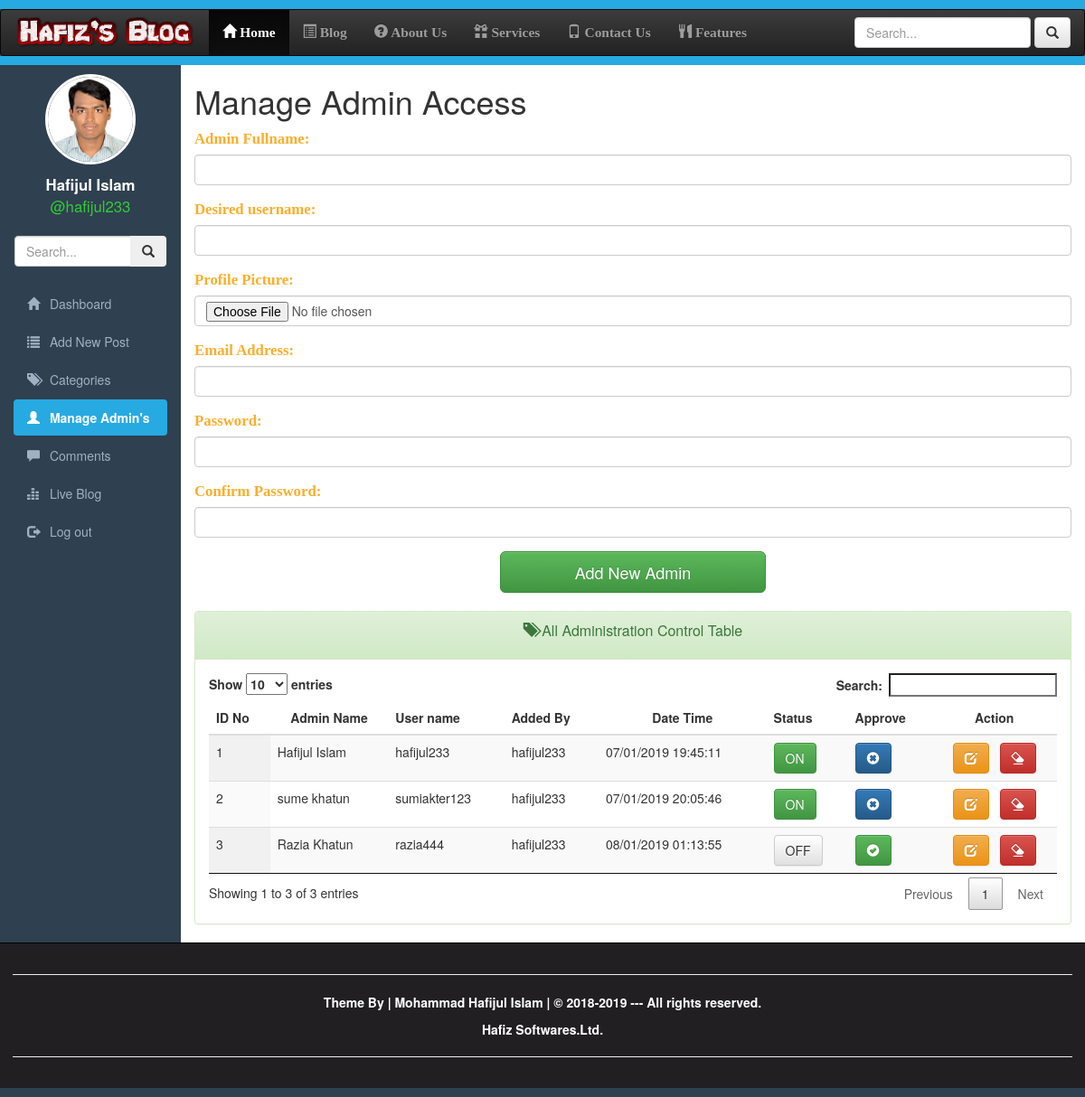
The page /manageadmin.php (signed in) on the database its author committed.
### tables this page shows
CREATE TABLE `userprofiles` (
  `id` int(10) UNSIGNED NOT NULL,
  `fullnames` varchar(255) NOT NULL DEFAULT '',
  `username` varchar(255) NOT NULL DEFAULT '',
  `emailaddress` varchar(255) NOT NULL DEFAULT '',
  `password` varchar(255) NOT NULL DEFAULT '',
  `profilepic` varchar(200) NOT NULL DEFAULT '',
  `createdby` varchar(255) NOT NULL DEFAULT '',
  `datetime` varchar(45) NOT NULL DEFAULT '',
  `status` tinyint(1) UNSIGNED NOT NULL DEFAULT '0',
  `created` datetime NOT NULL DEFAULT CURRENT_TIMESTAMP,
  `modified` datetime NOT NULL DEFAULT CURRENT_TIMESTAMP ON UPDATE CURRENT_TIMESTAMP
);

### manageadmin.php (the view, shortened to what this page needs)
<?php
require_once 'utilities/RequiredUtilities.php';
$sql = "SELECT `id`, `fullnames`, `username`, `emailaddress`, `createdby`, `datetime`, `status` FROM `userprofiles`;";
$result = $conn->query($sql);
$adminslist = array();
if ($result->num_rows > 0) {
    while ($row = $result->fetch_assoc()) {
        array_push($adminslist, $row);
    }
} else {
    array_push($adminslist, NULL);
    echo $conn->error();
}
?>
<!DOCTYPE html>
<html lang="en-US">
    <head>
        <link href="resources/css/jquery.dataTables.min.css" rel="stylesheet" type="text/css"/>
        <link href="resources/bootstrap/css/bootstrap.min.css" rel="stylesheet" type="text/css" />
        <link href="resources/bootstrap/css/bootstrap-theme.min.css" rel="stylesheet" type="text/css" />
        <link href="resources/css/responsive.dataTables.min.css" rel="stylesheet" type="text/css"/>
        <link href="resources/css/adminstyle.css" rel="stylesheet" type="text/css"/>
    </head>
    <body>
        <div class="wrapper">
            <div style="height:10px; background-color:#27aae1;" ></div>
            <nav class="navbar navbar-inverse"  >
                <div id="header-title" class="navbar-header">
                    <a href="#" class="navbar-brand">
                        <img class="img-responsive" src="resources/img/headTitle.png" style="margin-top:-10px; width: 200px;" />
                    </a>
                </div>
                <div class="collapse navbar-collapse" id="collapse">
                    <ul class="nav navbar-nav">
                        <li class="active"><a href="dashboard.php"><span class="glyphicon glyphicon-home"></span> Home</a></li>
                        <li><a href="blog.php"><span class="glyphicon glyphicon-list-alt"></span> Blog</a></li>
                        <li><a href="#"><span class="glyphicon glyphicon-question-sign"></span> About Us</a></li>
                        <li><a href="#"><span class="glyphicon glyphicon-gift"></span> Services</a></li>
                        <li><a href="#"><span class="glyphicon glyphicon-phone"></span> Contact Us</a></li>
                        <li><a href="#"><span class="glyphicon glyphicon-cutlery"></span> Features</a></li>
                    </ul>
                    <form action="search.php" method="post" class="navbar-form navbar-right">
                        <div class="form-group">
                            <input type="text" class="form-control" name="search" placeholder="Search..." >
                        </div>
                        <button type="submit" class="btn btn-default"><span class="glyphicon glyphicon-search"></span></button>
                    </form>
                </div>
            </nav>
            <div style="height:10px; background-color:#27aae1; margin-top: -20px;" ></div>
            <div class="container-fluid">
                <div class="row">
                    <div class="col-sm-2" id="slidebar">
                        <div class="row profile">
                            <div class="col-lg-12">
                                <center>
                                    <img class="img-circle profile-pic" src="postcontent/profile-pic/<?php echo $_SESSION['profilepic']; ?>" />
                                </center>
                            </div>
                            <div class="col-lg-12">
                                <div class="profile-name">
                                    <p class="text-center"><?php echo $_SESSION['fullname']; ?>
                                        <br>
                                        <span style="color: limegreen; font-size: 1em; font-weight: normal;"><?php  echo "@" . $_SESSION['username']; ?></span>
                                    </p>
                                </div>
                            </div>
                        </div>
                        <div class="row">
                            <div class="col-lg-12">
                                <form action="#" method="get" class="sidebar-form">
                                    <div class="input-group">
                                        <input type="text" name="q" class="form-control" placeholder="Search...">
                                        <span class="input-group-btn">
                                            <button type="submit" name="search" id="search-btn" class="btn btn-flat"><i class="glyphicon glyphicon-search"></i>
                                            </button>
                                        </span>
                                    </div>
                                </form>
                            </div>
                        </div>
                        <br/>
                        <ul id="side-menu" class="nav nav-pills nav-stacked">
                            <li ><a href="dashboard.php"><span class="glyphicon glyphicon-home"></span> Dashboard</a></li>
                            <li><a href="manageadmin.php"><span class="glyphicon glyphicon-list"></span> Add New Post</a></li>
                            <li><a href="manageadmin.php"><span class="glyphicon glyphicon-tags"></span> Categories</a></li>
                            <li class="active"><a href="manageadmin.php"><span class="glyphicon glyphicon-user"></span> Manage Admin's</a></li>
                            <li ><a href="comments.php"><span class="glyphicon glyphicon-comment"></span> Comments</a></li>
                            <li ><a href="liveblog.php"><span class="glyphicon glyphicon-equalizer"></span> Live Blog</a></li>
                            <li ><a href="login.php"><span class="glyphicon glyphicon-log-out"></span> Log out</a></li>
                        </ul>
                    </div>
                    <div class="col-sm-10">
                        <h1>Manage Admin Access</h1>
                        <div class="row">
                            <div class="col-sm-12">
                                <form action="manageadmin.php" method="post" enctype="multipart/form-data">
                                    <div class="form-group">
                                        <label for="adminname"><span class="feild-info">Admin Fullname:</span></label>
                                        <input type="text" class="form-control" name="adminname" />
                                    </div>
                                    <div class="form-group">
                                        <label for="username"><span class="feild-info">Desired username:</span></label>
                                        <input type="text" class="form-control" name="username" />
                                    </div>
                                    <div class="form-group">
                                        <label for="profilepic"><span class="feild-info">Profile Picture:</span></label>
                                        <input type="file" class="form-control" name="profilepic" />
                                    </div>
                                    <div class="form-group">
                                        <label for="email"><span class="feild-info">Email Address:</span></label>
                                        <input type="email" class="form-control" name="email" />
                                    </div>
                                    <div class="form-group">
                                        <label for="passowrd"><span class="feild-info">Password:</span></label>
                                        <input type="text" id="txt1" class="form-control" name="password" />
                                    </div>
                                    <div class="form-group">
                                        <label for="confirmpassword"><span class="feild-info">Confirm Password:</span></label>
                                        <input type="text" id="txt2" class="form-control" name="confirm" />
                                    </div>
                                    <div class="col-lg-offset-4 col-lg-4">
                                        <button type="submit" name="submitbutton" class="btn btn-success btn-lg btn-block">Add New Admin</button>
                                    </div>
                                </form>
                            </div>
                        </div>
                        <br/>
                        <div class="row">
                            <div class="col-sm-12">
                                <div class="panel panel-success">
                                    <div class="panel-heading">
                                        <span class="panel-title">
                                            <p class="text-center text-capitalize"><span class="glyphicon glyphicon-tags"></span>  All Administration Control Table</p>
                                        </span>
                                    </div>
                                    <div class="panel-body">
                                        <table id="adminTable" class="table table-striped table-hover display">
                                            <thead>
                                                <tr>
                                                    <th>ID No</th>
                                                    <th class="text-center">Admin Name</th>
                                                    <th>User name</th>
                                                    <th>Added By</th>
                                                    <th class="text-center">Date Time</th>
                                                    <th>Status</th>
                                                    <th>Approve</th>
                                                    <th class="text-center">Action</th>
                                                </tr>
                                            </thead>
                                            <tbody>
                                                <?php
                                                if (empty($adminslist)) {
                                                    echo "<tr>";
                                                    echo "<td colspan=\"8\"> There are no Admin Found</td>";
                                                    echo "</tr>";
                                                } else {
                                                    $counter = 1;
                                                    foreach ($adminslist as $admin) {
                                                        ?>
                                                        <tr>
                                                            <td>
                                                                <?php echo $counter++; ?>
                                                            </td>
                                                            <td>
                                                                <?php echo $admin['fullnames']; ?>
                                                            </td>
                                                            <td>
                                                                <?php echo $admin['username']; ?>
                                                            </td>
                                                            <td>
                                                                <?php echo $admin['createdby']; ?>
                                                            </td>
                                                            <td>
                                                                <?php echo str_replace("-", "/", $admin['datetime']); ?>
                                                            </td>
                                                            <td>
                                                                <?php
                                                                if ($admin['status'] == 1) {
                                                                    ?>
                                                                    <label class="btn btn-success">ON</label>
                                                                    <?php
                                                                } else {
                                                                    ?>
                                                                    <label class="btn btn-default">OFF</label>
                                                                <?php } ?>
                                                            </td>
                                                            <td>
                                                                <?php
                                                                if ($admin['status'] == 0) {
                                                                    ?>
                                                                    <a href="manageadmin.php?id=<?php echo $admin['id'] . "&action=OK"; ?>"><button class="btn btn-success"><span class="glyphicon glyphicon-ok-sign"></span></button></a>&nbsp;&nbsp;
                                                                    <?php
                                                                } if ($admin['status'] == 1) {
                                                                    ?>
                                                                    <a href="manageadmin.php?id=<?php echo $admin['id'] . "&action=NOTOK"; ?>"><button class="btn btn-primary"><span class="glyphicon glyphicon-remove-sign"></span></button></a>
                                                                <?php }
                                                                ?>
                                                            </td>
                                                            <td>
                                                    <center>
                                                        <a href="manageadmin.php?id=<?php echo $admin['id'] . "&action=EDIT"; ?>"><button class="btn btn-warning"><span class="glyphicon glyphicon-edit"></span></button></a>&nbsp;&nbsp;
                                                        <a href="manageadmin.php?id=<?php echo $admin['id'] . "&action=DELETE"; ?>"><button class="btn btn-danger"><span class="glyphicon glyphicon-erase"></span></button></a>
                                                    </center>
                                                    </td>
                                                    </tr>
                                                    <?php
                                                }
                                            }
                                            ?>
                                            </tbody>
                                        </table>
                                    </div>
                                </div>
                            </div>
                        </div>
                    </div>
                </div>
            </div>
            <div id="footer">
                <hr/>
                <p>
                    Theme By | Mohammad Hafijul Islam | &copy; 2018-2019 --- All rights reserved.
                </p>
                <a href="#" class="contact-link">Hafiz Softwares.Ltd.</a>
                <hr/>
            </div>
        </div>
    </body>
</html>

### rows shown on the page
userprofiles: fullnames "Hafijul Islam", username "hafijul233", createdby "hafijul233", datetime "07/01/2019 19:45:11", status "ON"
userprofiles: fullnames "sume khatun", username "sumiakter123", createdby "hafijul233", datetime "07/01/2019 20:05:46", status "ON"
userprofiles: fullnames "Razia Khatun", username "razia444", createdby "hafijul233", datetime "08/01/2019 01:13:55", status "OFF"

### other values the page prints
$_SESSION['fullname'] "Hafijul Islam"
$_SESSION['username'] "hafijul233"
